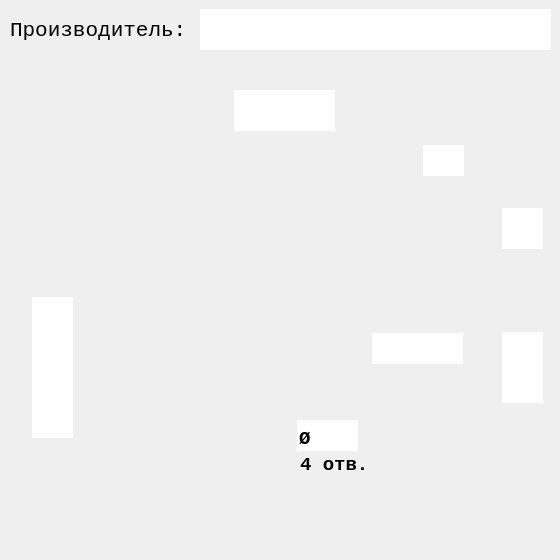
<?xml version="1.0" encoding="UTF-8"?>
<ui version="4.0">
 <class>Dialog</class>
 <widget class="QDialog" name="Dialog">
  <property name="geometry">
   <rect>
    <x>0</x>
    <y>0</y>
    <width>560</width>
    <height>560</height>
   </rect>
  </property>
  <property name="sizePolicy">
   <sizepolicy hsizetype="Fixed" vsizetype="Fixed">
    <horstretch>0</horstretch>
    <verstretch>0</verstretch>
   </sizepolicy>
  </property>
  <property name="minimumSize">
   <size>
    <width>560</width>
    <height>560</height>
   </size>
  </property>
  <property name="maximumSize">
   <size>
    <width>560</width>
    <height>560</height>
   </size>
  </property>
  <property name="windowTitle">
   <string>Фигурный 4 Отверстия Тип3</string>
  </property>
  <property name="windowIcon">
   <iconset>
    <normaloff>../pics/icon/Podpyatnik.ico</normaloff>../pics/icon/Podpyatnik.ico</iconset>
  </property>
  <property name="whatsThis">
   <string/>
  </property>
  <property name="accessibleDescription">
   <string/>
  </property>
  <widget class="QLabel" name="label">
   <property name="geometry">
    <rect>
     <x>0</x>
     <y>0</y>
     <width>560</width>
     <height>560</height>
    </rect>
   </property>
   <property name="sizePolicy">
    <sizepolicy hsizetype="Fixed" vsizetype="Fixed">
     <horstretch>0</horstretch>
     <verstretch>0</verstretch>
    </sizepolicy>
   </property>
   <property name="minimumSize">
    <size>
     <width>560</width>
     <height>560</height>
    </size>
   </property>
   <property name="maximumSize">
    <size>
     <width>560</width>
     <height>560</height>
    </size>
   </property>
   <property name="autoFillBackground">
    <bool>true</bool>
   </property>
   <property name="text">
    <string/>
   </property>
   <property name="pixmap">
    <pixmap>../pics/main/F-10.jpg</pixmap>
   </property>
   <property name="scaledContents">
    <bool>false</bool>
   </property>
   <property name="alignment">
    <set>Qt::AlignCenter</set>
   </property>
   <property name="margin">
    <number>0</number>
   </property>
  </widget>
  <widget class="QLineEdit" name="lineEdit">
   <property name="geometry">
    <rect>
     <x>372</x>
     <y>333</y>
     <width>91</width>
     <height>31</height>
    </rect>
   </property>
   <property name="font">
    <font>
     <family>Courier New</family>
     <pointsize>14</pointsize>
     <weight>75</weight>
     <italic>false</italic>
     <bold>true</bold>
    </font>
   </property>
   <property name="focusPolicy">
    <enum>Qt::ClickFocus</enum>
   </property>
   <property name="autoFillBackground">
    <bool>true</bool>
   </property>
   <property name="inputMethodHints">
    <set>Qt::ImhNone</set>
   </property>
   <property name="text">
    <string/>
   </property>
   <property name="maxLength">
    <number>3</number>
   </property>
   <property name="frame">
    <bool>false</bool>
   </property>
   <property name="alignment">
    <set>Qt::AlignBottom|Qt::AlignHCenter</set>
   </property>
  </widget>
  <widget class="QLineEdit" name="lineEdit_3">
   <property name="geometry">
    <rect>
     <x>297</x>
     <y>420</y>
     <width>61</width>
     <height>31</height>
    </rect>
   </property>
   <property name="font">
    <font>
     <family>Courier New</family>
     <pointsize>14</pointsize>
     <weight>75</weight>
     <italic>false</italic>
     <bold>true</bold>
    </font>
   </property>
   <property name="focusPolicy">
    <enum>Qt::ClickFocus</enum>
   </property>
   <property name="text">
    <string>Ø</string>
   </property>
   <property name="maxLength">
    <number>3</number>
   </property>
   <property name="frame">
    <bool>false</bool>
   </property>
   <property name="alignment">
    <set>Qt::AlignBottom|Qt::AlignLeading|Qt::AlignLeft</set>
   </property>
  </widget>
  <widget class="QLineEdit" name="lineEdit_4">
   <property name="geometry">
    <rect>
     <x>234</x>
     <y>90</y>
     <width>101</width>
     <height>41</height>
    </rect>
   </property>
   <property name="font">
    <font>
     <family>Courier New</family>
     <pointsize>14</pointsize>
     <weight>75</weight>
     <italic>false</italic>
     <bold>true</bold>
    </font>
   </property>
   <property name="focusPolicy">
    <enum>Qt::ClickFocus</enum>
   </property>
   <property name="text">
    <string/>
   </property>
   <property name="maxLength">
    <number>3</number>
   </property>
   <property name="frame">
    <bool>false</bool>
   </property>
   <property name="alignment">
    <set>Qt::AlignBottom|Qt::AlignHCenter</set>
   </property>
  </widget>
  <widget class="QLineEdit" name="lineEdit_5">
   <property name="geometry">
    <rect>
     <x>32</x>
     <y>297</y>
     <width>41</width>
     <height>141</height>
    </rect>
   </property>
   <property name="font">
    <font>
     <family>Courier New</family>
     <pointsize>14</pointsize>
     <weight>75</weight>
     <italic>false</italic>
     <bold>true</bold>
    </font>
   </property>
   <property name="tabletTracking">
    <bool>false</bool>
   </property>
   <property name="focusPolicy">
    <enum>Qt::ClickFocus</enum>
   </property>
   <property name="autoFillBackground">
    <bool>false</bool>
   </property>
   <property name="text">
    <string/>
   </property>
   <property name="maxLength">
    <number>3</number>
   </property>
   <property name="frame">
    <bool>false</bool>
   </property>
   <property name="alignment">
    <set>Qt::AlignRight|Qt::AlignTrailing|Qt::AlignVCenter</set>
   </property>
  </widget>
  <widget class="QLabel" name="label_2">
   <property name="geometry">
    <rect>
     <x>10</x>
     <y>10</y>
     <width>181</width>
     <height>41</height>
    </rect>
   </property>
   <property name="font">
    <font>
     <family>Courier New</family>
     <pointsize>16</pointsize>
     <weight>50</weight>
     <bold>false</bold>
    </font>
   </property>
   <property name="text">
    <string>Производитель:</string>
   </property>
  </widget>
  <widget class="QLineEdit" name="lineEdit_6">
   <property name="geometry">
    <rect>
     <x>200</x>
     <y>9</y>
     <width>351</width>
     <height>41</height>
    </rect>
   </property>
   <property name="font">
    <font>
     <family>Courier New</family>
     <pointsize>16</pointsize>
     <weight>75</weight>
     <bold>true</bold>
    </font>
   </property>
   <property name="frame">
    <bool>false</bool>
   </property>
   <property name="alignment">
    <set>Qt::AlignLeading|Qt::AlignLeft|Qt::AlignVCenter</set>
   </property>
  </widget>
  <widget class="QLabel" name="label_3">
   <property name="geometry">
    <rect>
     <x>300</x>
     <y>455</y>
     <width>71</width>
     <height>20</height>
    </rect>
   </property>
   <property name="font">
    <font>
     <family>Courier New</family>
     <pointsize>14</pointsize>
     <weight>75</weight>
     <bold>true</bold>
    </font>
   </property>
   <property name="text">
    <string>4 отв.</string>
   </property>
  </widget>
  <widget class="QLineEdit" name="lineEdit_7">
   <property name="geometry">
    <rect>
     <x>423</x>
     <y>145</y>
     <width>41</width>
     <height>31</height>
    </rect>
   </property>
   <property name="font">
    <font>
     <family>Courier New</family>
     <pointsize>14</pointsize>
     <weight>75</weight>
     <italic>false</italic>
     <bold>true</bold>
    </font>
   </property>
   <property name="tabletTracking">
    <bool>false</bool>
   </property>
   <property name="focusPolicy">
    <enum>Qt::ClickFocus</enum>
   </property>
   <property name="autoFillBackground">
    <bool>false</bool>
   </property>
   <property name="text">
    <string/>
   </property>
   <property name="maxLength">
    <number>3</number>
   </property>
   <property name="frame">
    <bool>false</bool>
   </property>
   <property name="alignment">
    <set>Qt::AlignBottom|Qt::AlignHCenter</set>
   </property>
  </widget>
  <widget class="QLineEdit" name="lineEdit_8">
   <property name="geometry">
    <rect>
     <x>502</x>
     <y>208</y>
     <width>41</width>
     <height>41</height>
    </rect>
   </property>
   <property name="font">
    <font>
     <family>Courier New</family>
     <pointsize>14</pointsize>
     <weight>75</weight>
     <italic>false</italic>
     <bold>true</bold>
    </font>
   </property>
   <property name="tabletTracking">
    <bool>false</bool>
   </property>
   <property name="focusPolicy">
    <enum>Qt::ClickFocus</enum>
   </property>
   <property name="autoFillBackground">
    <bool>false</bool>
   </property>
   <property name="text">
    <string/>
   </property>
   <property name="maxLength">
    <number>3</number>
   </property>
   <property name="frame">
    <bool>false</bool>
   </property>
   <property name="alignment">
    <set>Qt::AlignLeading|Qt::AlignLeft|Qt::AlignVCenter</set>
   </property>
  </widget>
  <widget class="QLineEdit" name="lineEdit_9">
   <property name="geometry">
    <rect>
     <x>502</x>
     <y>332</y>
     <width>41</width>
     <height>71</height>
    </rect>
   </property>
   <property name="font">
    <font>
     <family>Courier New</family>
     <pointsize>14</pointsize>
     <weight>75</weight>
     <italic>false</italic>
     <bold>true</bold>
    </font>
   </property>
   <property name="tabletTracking">
    <bool>false</bool>
   </property>
   <property name="focusPolicy">
    <enum>Qt::ClickFocus</enum>
   </property>
   <property name="autoFillBackground">
    <bool>false</bool>
   </property>
   <property name="text">
    <string/>
   </property>
   <property name="maxLength">
    <number>3</number>
   </property>
   <property name="frame">
    <bool>false</bool>
   </property>
   <property name="alignment">
    <set>Qt::AlignLeading|Qt::AlignLeft|Qt::AlignVCenter</set>
   </property>
  </widget>
 </widget>
 <resources/>
 <connections/>
</ui>
